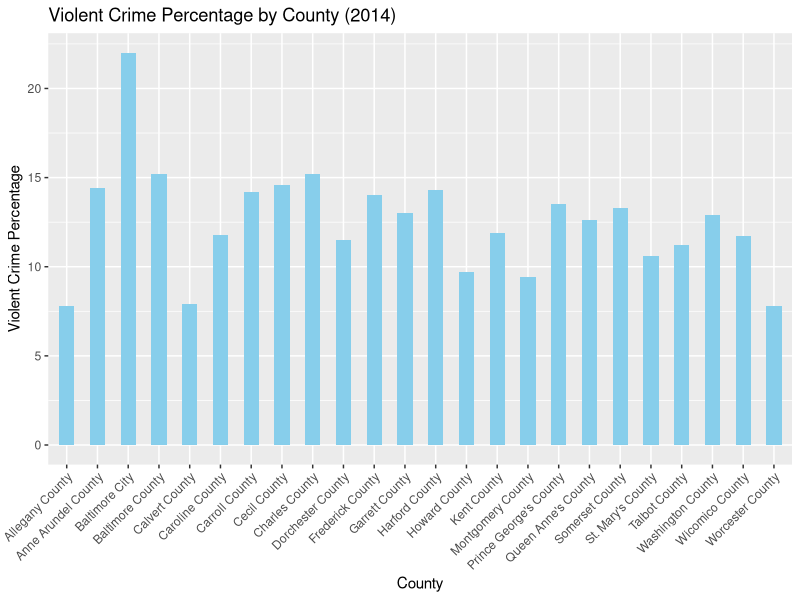
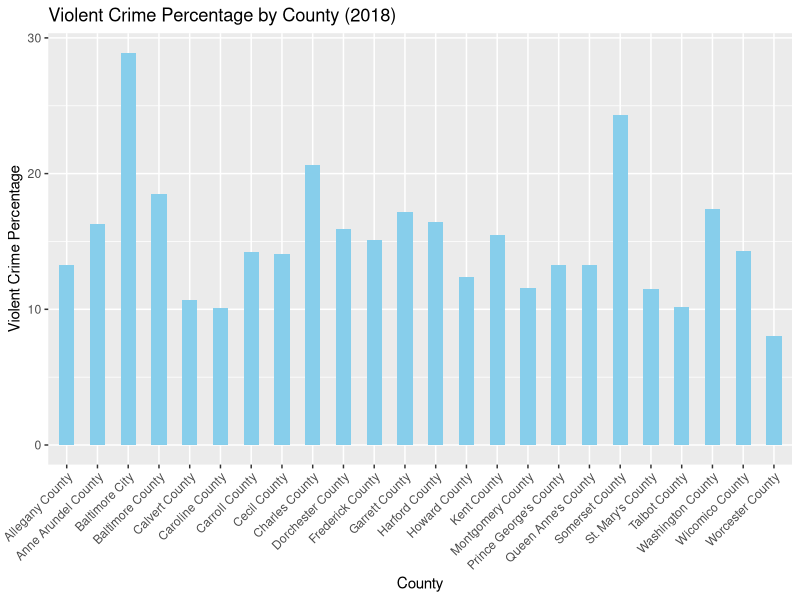
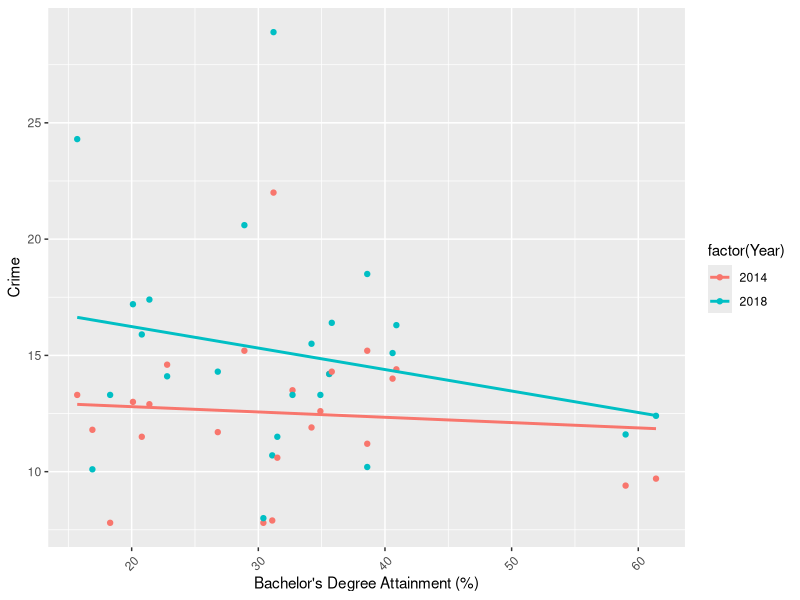
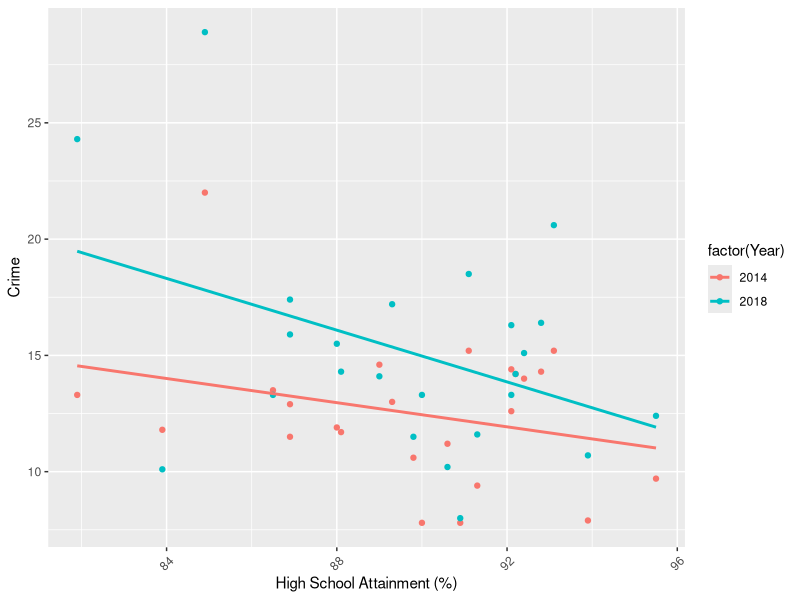

Source code (R) for these figures, in order:
## ---- chunk 1
library(tidyverse)
library(readxl)
library(ggplot2)
library(dplyr)

crime <- read_csv("Crime_by_County_1975_to_Present.csv")
education <- read_csv("Compare_Counties_Education.csv")
## ---- chunk 2
# filter crime data
crimeFiltered <- crime %>%
  filter(YEAR %in% c(2014, 2018)) %>%
  select(JURISDICTION, YEAR, `VIOLENT CRIME PERCENT`)

# view the filtered data
print(crimeFiltered)
## ---- chunk 3
# change colnames
colnames(crimeFiltered) <- c("County", "Year", "Crime")
colnames(crimeFiltered)

# view the updated column names
print(crimeFiltered)
## ---- chunk 4
# bar graph for 2014
filteredData <- crimeFiltered %>%
  filter(Year == 2014)

# create bar graph for 2014
ggplot(filteredData, aes(x = County, y = Crime)) +
  geom_bar(stat = "identity", width = .5, fill = "skyblue") +
  labs(
    title = "Violent Crime Percentage by County (2014)",
    x = "County",
    y = "Violent Crime Percentage"
  ) +
  theme(axis.text.x = element_text(angle = 45, hjust = 1))

## ---- chunk 5
# bar graph for 2018
filteredData <- crimeFiltered %>%
  filter(Year == 2018)

# create bar graph for 2018
ggplot(filteredData, aes(x = County, y = Crime)) +
  geom_bar(stat = "identity", width = .5, fill = "skyblue") +
  labs(
    title = "Violent Crime Percentage by County (2018)",
    x = "County",
    y = "Violent Crime Percentage"
  ) +
  theme(axis.text.x = element_text(angle = 45, hjust = 1))

## ---- chunk 6
# filter education
educationFilter <- select(education, `Bachelor's Degree Attainment (%)`, `High School Attainment (%)`)
print(educationFilter)
## ---- chunk 7
# filter education data
educationFilter <- select(education, County, `Bachelor's Degree Attainment (%)`, `High School Attainment (%)`)
print(educationFilter)
## ---- chunk 8
# combines data
combinedData <- crimeFiltered %>%
  left_join(educationFilter, by = c("County"))
print(combinedData)
## ---- chunk 9
#filtering combinedData to just include years 2014 & 2018
just2014_2018 <- combinedData %>%
  filter(Year %in% c(2014, 2018))
## ---- chunk 10
#scatterplot for bachelor’s degree for years 2014 & 2018 with lines of best fit for each year
ggplot(just2014_2018, aes(x = `Bachelor's Degree Attainment (%)`, y = `Crime`, color = factor(Year))) +
  geom_point() + geom_smooth(method = "lm", aes(group = Year), se = FALSE) +
  theme(axis.text.x = element_text(angle = 45, vjust = 0.5))
## ---- chunk 11
#scatterplot for high school degree for years 2014 & 2018 with lines of best fit for each year                         
ggplot(just2014_2018, aes(x = `High School Attainment (%)`, y = `Crime`, color = factor(Year))) +
  geom_point() + geom_smooth(method = "lm", aes(group = Year), se = FALSE) +
  theme(axis.text.x = element_text(angle = 45, vjust = 0.5))
